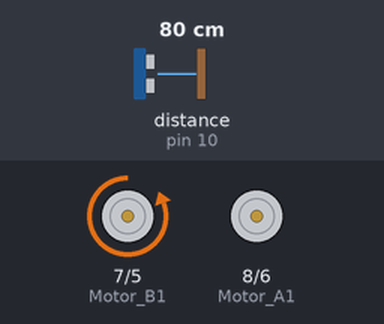
Recording of a sketch running on a simulated Arduino Uno, built with avr-gcc and run on an emulated ATmega328P. On the bench: motor-driver pin pairs drawn as motors (green arrow = first pin HIGH = forward, orange = second pin HIGH = backward, longer = more drive). Wiring (inferred from the names in the program): ultrasonic range finder: trigger pin 9; echo pin 10. The inputs (shaded band) are chosen by the test bench; at power-on: distance to the obstacle (sensor on pin 10) 80 cm. The echo pulse lasts 58.3 µs per cm.

Above: at 1.2 s.
1.3 s: distance to the obstacle (sensor on pin 10) set to 22 cm
2.8 s: distance to the obstacle (sensor on pin 10) set to 18 cm
At 3.2 s:
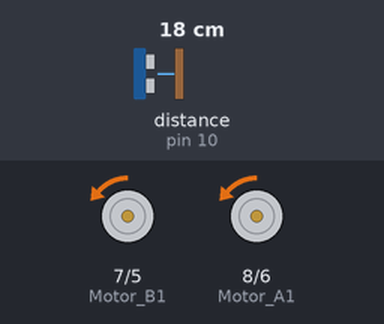
5.8 s: distance to the obstacle (sensor on pin 10) set to 35 cm
At 6.38 s:
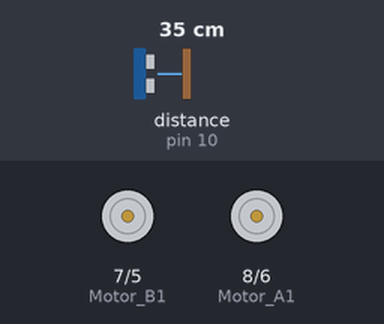
8.1 s: distance to the obstacle (sensor on pin 10) set to 2 cm
At 8.5 s:
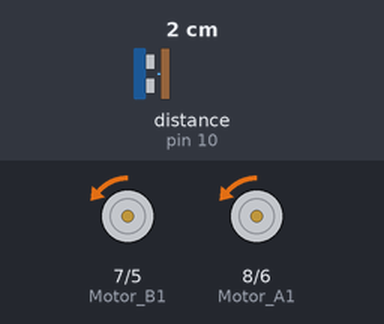
11.1 s: distance to the obstacle (sensor on pin 10) set to 60 cm
At 13.0 s:
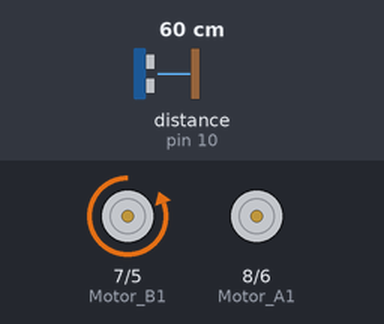
Timing chart, 0 to 14.4 s (numbered marks = the images above; inputs shaded):
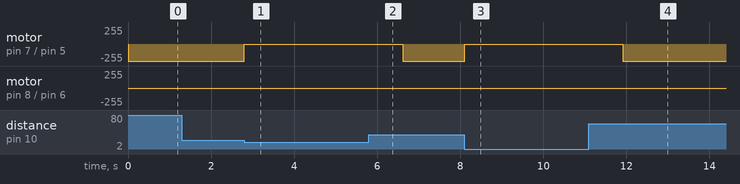

Measured:
- the behaviour switches between 21 and 20 cm on distance to the obstacle (sensor on pin 10) (found by bisection; images 0 and 1)
- after the input at 1.3 s, every drawn part: stays the same
- after the input at 2.8 s, motor on pin 7 (Motor_B1) / pin 5 (Motor_B2), motor on pin 8 (Motor_A1) / pin 6 (Motor_A2): alternates backward 1/255 for 0.50 s and stopped for 0.45 s, starting at once
- after the input at 5.8 s, motor on pin 8 (Motor_A1) / pin 6 (Motor_A2): goes on until 6.2 s, then stays stopped
- after the input at 8.1 s, motor on pin 7 (Motor_B1) / pin 5 (Motor_B2), motor on pin 8 (Motor_A1) / pin 6 (Motor_A2): alternates backward 1/255 for 0.50 s and stopped for 0.45 s, starting at once
- after the input at 11.1 s, motor on pin 8 (Motor_A1) / pin 6 (Motor_A2): goes on until 11.5 s, then stays stopped

The sketch:

testing-with-chat.ino
```cpp
const int Motor_A1 = 8;  // Left wheel, goes backwards
const int Motor_A2 = 6;  // Left wheel, goes forward
const int Motor_B1 = 7;  // Right wheel, goes forward
const int Motor_B2 = 5;  // Right wheel, goes backwards

const int trigPin = 9;
const int echoPin = 10;
const int stopDistance = 150; // Threshold distance to stop and turn left

void setup() {
  pinMode(echoPin, INPUT);
  pinMode(trigPin, OUTPUT);
  pinMode(Motor_A1, OUTPUT);
  pinMode(Motor_A2, OUTPUT);
  pinMode(Motor_B1, OUTPUT);
  pinMode(Motor_B2, OUTPUT);
}

void loop() {
  // Read distance from ultrasonic sensor
  digitalWrite(trigPin, LOW);
  delayMicroseconds(2);
  digitalWrite(trigPin, HIGH);
  delayMicroseconds(10);
  digitalWrite(trigPin, LOW);
  long duration = pulseIn(echoPin, HIGH);
  long distance = duration * 0.034 / 2;

  // Check if the robot is too close to an obstacle
  if (distance < 20) {
    stopAndTurnLeft();
  } else {
    // Move forward
    analogWrite(Motor_A1, HIGH);
    analogWrite(Motor_A2, LOW);
    analogWrite(Motor_B1, LOW);
    digitalWrite(Motor_B2, HIGH);
  }
}

void stopAndTurnLeft() {
  // Stop the robot
  analogWrite(Motor_A1, HIGH);
  analogWrite(Motor_A2, HIGH);
  analogWrite(Motor_B1, HIGH);
  analogWrite(Motor_B2, HIGH);

  delay(500);
  // Turn left
  analogWrite(Motor_A1, HIGH);
  analogWrite(Motor_A2, LOW);
  analogWrite(Motor_B1, HIGH);
  analogWrite(Motor_B2, LOW);

  // Delay to complete the turn
  delay(450); // Adjust this delay as needed

  // Resume moving forward
  analogWrite(Motor_A1, HIGH);
  analogWrite(Motor_A2, LOW);
  analogWrite(Motor_B1, LOW);
  analogWrite(Motor_B2, HIGH);
}
```
